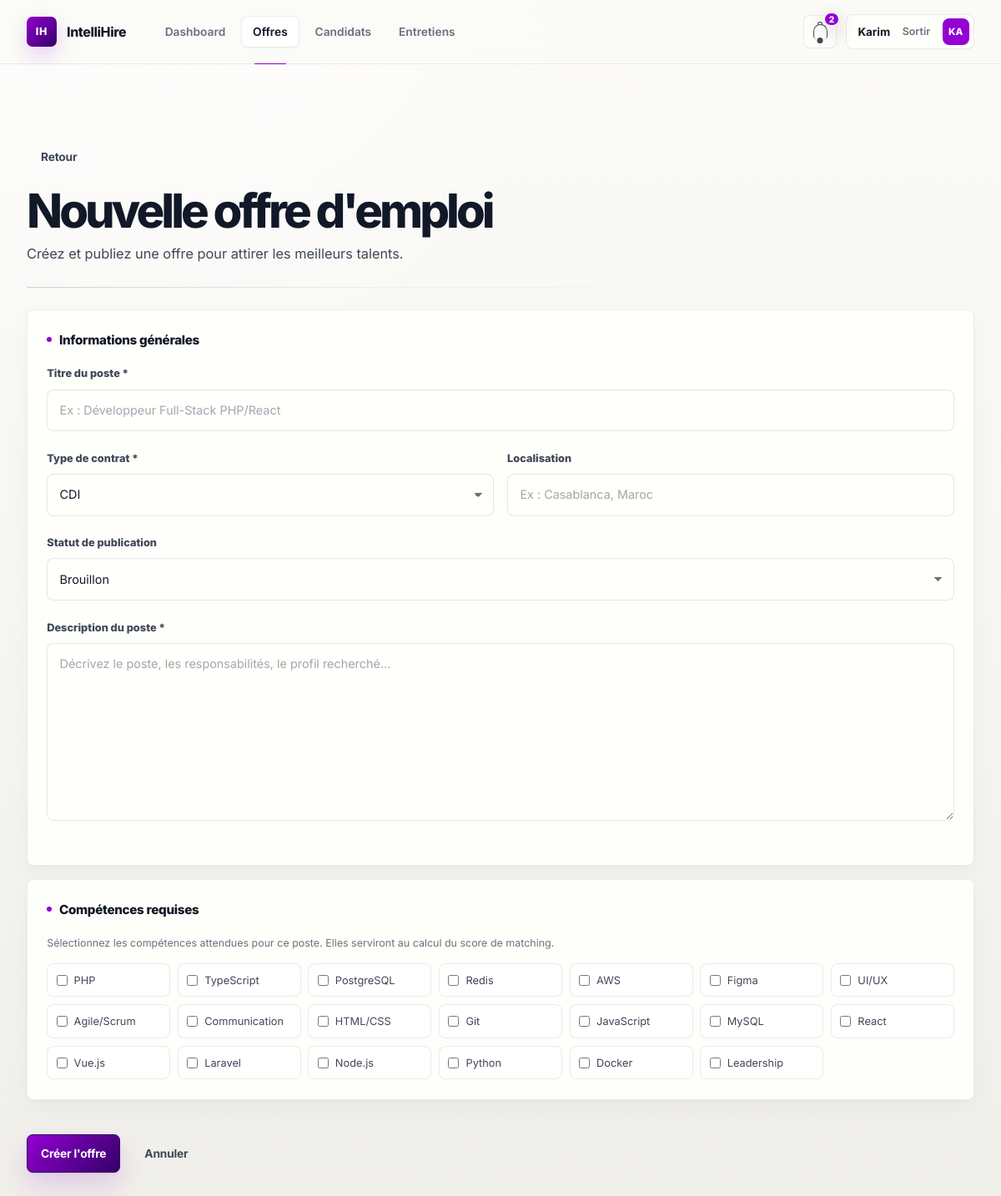
The app's page /index.php?url=offres/create (signed in) with its own data.
### tables this page shows
CREATE TABLE `competence` (
  `id_competence` INT AUTO_INCREMENT PRIMARY KEY,
  `nom`           VARCHAR(100) NOT NULL UNIQUE,
  `created_at`    DATETIME NOT NULL DEFAULT CURRENT_TIMESTAMP
);

### public/index.php (called while the page is built, shortened)
<?php
spl_autoload_register(function (string $class): void {
    $dirs = [
        ROOT . '/config/',
        ROOT . '/app/core/',
        ROOT . '/app/models/',
        ROOT . '/app/services/',
        ROOT . '/app/controllers/',
    ];
    foreach ($dirs as $dir) {
        $file = $dir . $class . '.php';
        if (file_exists($file)) {
            return;
        }
    }
});
$app = new App();
$app->run();

### config/database.php (called while the page is built, shortened)
<?php
class Database
{
    private static ?Database $instance = null;
    private PDO $connection;
    private function __construct()
    {
        $this->host     = $this->env('DB_HOST', 'localhost');
        $this->dbname   = $this->env('DB_NAME', 'intellihire');
        $this->username = $this->env('DB_USER', 'root');
        $this->password = $this->env('DB_PASS', '');
        $this->charset  = $this->env('DB_CHARSET', 'utf8mb4');
        $dsn = "mysql:host={$this->host};dbname={$this->dbname};charset={$this->charset}";
        $options = [
            PDO::ATTR_ERRMODE            => PDO::ERRMODE_EXCEPTION,
            PDO::ATTR_DEFAULT_FETCH_MODE => PDO::FETCH_ASSOC,
            PDO::ATTR_EMULATE_PREPARES   => false,
        ];
        try {
            $this->connection = new PDO($dsn, $this->username, $this->password, $options);
        } catch (PDOException $e) {
            die('<div style="font-family:monospace;background:#0d1520;color:#f43f5e;padding:2rem;border-radius:8px;margin:2rem auto;max-width:600px">
                <h2>❌ Erreur de connexion à la base de données</h2>
                <p>' . htmlspecialchars($e->getMessage()) . '</p>
                <p style="color:#94a3b8;font-size:.85rem">Vérifiez <code>config/database.php</code> et assurez-vous que MySQL est démarré.</p>
            </div>');
        }
    }
    public static function getInstance(): static
    {
        if (self::$instance === null) {
            self::$instance = new static();
        }
        return self::$instance;
    }
    public function getConnection(): PDO
    {
        return $this->connection;
    }
    private function env(string $key, string $default): string
    {
        $value = getenv($key);
        return $value === false ? $default : $value;
    }
}

### app/controllers/OffreController.php (called while the page is built, shortened)
<?php
class OffreController
{
    private Competence   $competenceModel;
    public function __construct()
    {
        $this->competenceModel = new Competence();
    }
    public function create(): void
    {
        $competences = $this->competenceModel->getAll();
        require ROOT . '/app/views/offres/create.php';
    }
}

### app/models/BaseModel.php (called while the page is built, shortened)
<?php
abstract class BaseModel
{
    protected PDO    $db;
    protected string $table;
    public function __construct()
    {
        $this->db = Database::getInstance()->getConnection();
    }
    public function getAll(array $filters = []): array
    {
        $stmt = $this->db->query("SELECT * FROM {$this->table} ORDER BY created_at DESC");
        return $stmt->fetchAll();
    }
}

### app/views/offres/create.php (the view, shortened to what this page needs)
<?php require ROOT . '/app/views/layouts/header.php'; ?>
<div class="page-header page-header--form">
  <div>
    <h1>Nouvelle offre d'emploi</h1>
    <p>Créez et publiez une offre pour attirer les meilleurs talents.</p>
  </div>
  <a href="<?= BASE_URL ?>/index.php?url=offres" class="btn btn-ghost">Retour</a>
</div>
<div class="offer-form-shell">
<form class="offer-form" method="POST" action="<?= BASE_URL ?>/index.php?url=offres/store">
  <div class="card offer-form-card">
    <div class="card-title">Informations générales</div>
    <div class="form-group">
      <label class="form-label">Titre du poste *</label>
      <input type="text" name="titre" class="form-control" required
             placeholder="Ex : Développeur Full-Stack PHP/React" value="<?= htmlspecialchars($_POST['titre'] ?? '') ?>">
    </div>
    <div class="form-row">
      <div class="form-group">
        <label class="form-label">Type de contrat *</label>
        <select name="type_contrat" class="form-control">
          <?php foreach (['CDI','CDD','Stage','Freelance'] as $t): ?>
            <option value="<?= $t ?>" <?= ($_POST['type_contrat'] ?? 'CDI') === $t ? 'selected' : '' ?>><?= $t ?></option>
          <?php endforeach; ?>
        </select>
      </div>
      <div class="form-group">
        <label class="form-label">Localisation</label>
        <input type="text" name="localisation" class="form-control"
               placeholder="Ex : Casablanca, Maroc" value="<?= htmlspecialchars($_POST['localisation'] ?? '') ?>">
      </div>
    </div>
    <div class="form-row form-row--single">
      <div class="form-group">
        <label class="form-label">Statut de publication</label>
        <select name="statut" class="form-control">
          <option value="Brouillon" <?= ($_POST['statut'] ?? '') === 'Brouillon' ? 'selected' : '' ?>>Brouillon</option>
        </select>
      </div>
    </div>
    <div class="form-group">
      <label class="form-label">Description du poste *</label>
      <textarea name="description" class="form-control" rows="8" required
                placeholder="Décrivez le poste, les responsabilités, le profil recherché…"><?= htmlspecialchars($_POST['description'] ?? '') ?></textarea>
    </div>
  </div>
  <div class="card offer-form-card">
    <div class="card-title">Compétences requises</div>
    <p style="font-size:.78rem;color:var(--text-muted);margin-bottom:.85rem">Sélectionnez les compétences attendues pour ce poste. Elles serviront au calcul du score de matching.</p>
    <div class="comp-grid">
      <?php foreach ($competences as $comp): ?>
      <label class="comp-label">
        <input type="checkbox" name="competences[]" value="<?= $comp['id_competence'] ?>">
        <?= htmlspecialchars($comp['nom']) ?>
      </label>
      <?php endforeach; ?>
    </div>
  </div>
  <div class="form-actions">
    <button type="submit" class="btn btn-primary">Créer l'offre</button>
    <a href="<?= BASE_URL ?>/index.php?url=offres" class="btn btn-ghost">Annuler</a>
  </div>
</form>
</div>
<?php require ROOT . '/app/views/layouts/footer.php'; ?>

### app/core/App.php (shortened to what this page needs)
<?php
class App
{
    public function run(): void
    {
        $url    = trim($_GET['url'] ?? 'dashboard', '/');
        $parts  = explode('/', $url);
        $segment0 = $parts[0] ?? '';
        $segment1 = $parts[1] ?? '';
        $segment2 = $parts[2] ?? null;
        $action = $segment1 ?: 'index';
        $param  = $segment2;
        $candidates = [ucfirst($segment0) . 'Controller'];
        if (str_ends_with($segment0, 's')) {
            $candidates[] = ucfirst(rtrim($segment0, 's')) . 'Controller';
        }
        foreach ($candidates as $controllerName) {
            if (class_exists($controllerName)) {
                $controller = new $controllerName();
                if (method_exists($controller, $action)) {
                    $controller->$action($param);
                    return;
                }
                break;
            }
        }
    }
}

### records on screen
competence: nom "PHP"
competence: nom "TypeScript"
competence: nom "PostgreSQL"
competence: nom "Redis"
competence: nom "AWS"
competence: nom "Figma"
competence: nom "UI/UX"
competence: nom "Agile/Scrum"
competence: nom "Communication"
competence: nom "HTML/CSS"
competence: nom "Git"
competence: nom "JavaScript"
competence: nom "MySQL"
competence: nom "React"
competence: nom "Vue.js"
competence: nom "Laravel"
competence: nom "Node.js"
competence: nom "Python"
competence: nom "Docker"
competence: nom "Leadership"

### other values on screen
form field type_contrat "CDI"
